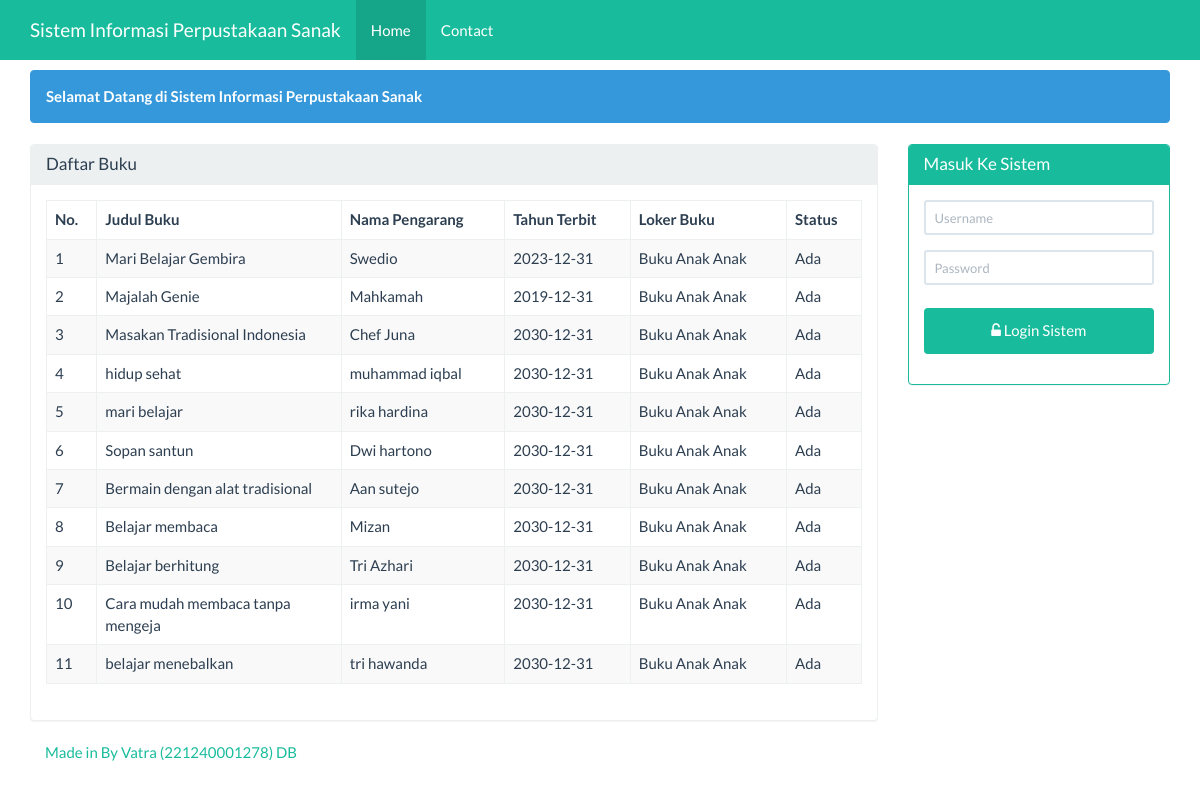
The page / on the database its author committed.
### tables this page shows
CREATE TABLE `buku` (
  `id` int(5) NOT NULL,
  `loker_buku` varchar(25) NOT NULL,
  `no_rak` int(5) NOT NULL,
  `no_laci` int(5) NOT NULL,
  `no_boks` int(5) NOT NULL,
  `judul_buku` varchar(100) NOT NULL,
  `nama_pengarang` varchar(100) NOT NULL,
  `tahun_terbit` date NOT NULL,
  `penerima` varchar(50) NOT NULL,
  `penerbit` varchar(50) NOT NULL,
  `status` varchar(25) NOT NULL,
  `keterangan` varchar(100) NOT NULL
);

### beranda.php (the view, shortened to what this page needs)
<div class="container">
    <div class="row">
        <div class ="col-xs-12">
            <div class="alert alert-info">
                <strong>Selamat Datang di Sistem Informasi Perpustakaan Sanak</strong>
            </div>
        </div>
    </div>
    <div class="row">
        <div class="col-sm-9 col-xs-12">
            <div class="panel panel-default">
                <div class="panel-heading">
                    <h3 class="panel-title">Daftar Buku</h3>
                </div>
                <div class="panel-body">
                     <table id="deskripsi" class="table table-bordered table-striped table-hover">
                        <thead>
                            <tr>
                                <th>No.</th><th width="30%">Judul Buku</th><th>Nama Pengarang</th><th>Tahun Terbit</th><th>Loker Buku</th><th>Status</th>
                            </tr>
                        </thead>
                        <tbody>
                            <?php
                            $sql = "SELECT * FROM buku";
                            $query = mysqli_query($koneksi, $sql) or die("SQL Anda Salah");
                            $nomor = 0;
                            while ($data = mysqli_fetch_array($query)) {
                                $nomor++;
                                ?>
                                <tr>
                                    <td><?= $nomor ?></td>
                                    <td><?= $data['judul_buku'] ?></td>
                                    <td><?= $data['nama_pengarang'] ?></td>
                                    <td><?= $data['tahun_terbit'] ?></td>
                                    <td><?= $data['loker_buku'] ?></td>
                                    <td><?= $data['status'] ?></td>
                                </tr>
                            <?php } ?>
                        </tbody>
                    </table>
                </div>
            </div>
        </div>
        <div class="col-sm-3 col-xs-12">
            <?php if (isset($_SESSION['username'])) { ?>
            <div class="alert alert-info">
                <strong>Welcome <?=$_SESSION['nama']?></strong>
            </div>
            <?php
           } else { ?>
            <div class="panel panel-success">
                <div class="panel-heading">
                    <h3 class="panel-title">Masuk Ke Sistem</h3>
                </div>
                <div class="panel-body">
                    <form class="form-horizontal" action="proses_login.php" method="post">
                        <div class="form-group">
                            <div class="col-sm-12">
                                <input type="text" name="user" class="form-control input-sm"
                                   placeholder="Username" required="" autocomplete="off"/>
                            </div>
                        </div>
                        <div class="form-group">
                            <div class="col-sm-12">
                                <input type="password" name="pwd" class="form-control input-sm"
                                   placeholder="Password" required="" autocomplete="off"/>
                            </div>
                        </div>
                        <div class="form-group">
                            <div class="col-sm-12">
                                <button type="submit" name="login" value="login"
                                        class="btn btn-success btn-block"><span class="fa fa-unlock-alt"></span>
                                    Login Sistem
                                </button>
                            </div>
                    </form>
                </div>
            </div>
        </div>
            <?php } ?>
    </div>
</div>

### index.php (shortened to what this page needs)
<!DOCTYPE html>
<html>
    <head>
        <link href="Assets/css/bootstrap.min.css" rel="stylesheet" type="text/css"/>
        <link href="Assets/css/dataTables.bootstrap.min.css" rel="stylesheet" type="text/css"/>
        <link href="Assets/font-awesome-4.5.0/css/font-awesome.min.css" rel="stylesheet" type="text/css"/>
    </head>
    <body>
        <?php
        require 'menu.php';
        ?>
        <?php
        require 'content.php';
        ?>
        <?php
        require 'footer.php';
        ?>
    </body>
    </html>

### menu.php (shortened to what this page needs)
<nav class="navbar navbar-inverse navbar-fixed-top">
    <div class="container">
        <div class="navbar-header">
            <a class="navbar-brand" href="?page=utama">Sistem Informasi Perpustakaan Sanak</a>
        </div>
        <div id="navbar" class="navbar-collapse collapse">
            <ul class="nav navbar-nav">
                <li class="active"><a href="#">Home</a></li>
                <li><a href="?page=kontak&actions=tampil">Contact</a></li>
            </ul>
        </div>
    </div>
</nav>

### content.php (shortened to what this page needs)
<?php
@$page=$_GET['page'];
if(empty ($page)){
    require 'beranda.php';
}

### footer.php
<div class="container">
    <div class="row">
        <div class="col-xs-12">
            <a href="#">Made in</a>
            <a href="#">By</a>
            <a href="#">Vatra</a>
            <a href="#">(221240001278)</a>
            <a href="#">DB</a>
        </div>
    </div>
</div>

### index.php (style rules this page uses)
body { margin-top:70px; }
button { background-color: #4CAF50; color: white; padding: 14px 20px; margin: 8px 0; border: none; cursor: pointer; width: 100%; }

### rows shown on the page
buku: judul_buku "Mari Belajar Gembira", nama_pengarang "Swedio", tahun_terbit "2023-12-31", loker_buku "Buku Anak Anak", status "Ada"
buku: judul_buku "Majalah Genie", nama_pengarang "Mahkamah", tahun_terbit "2019-12-31", loker_buku "Buku Anak Anak", status "Ada"
buku: judul_buku "Masakan Tradisional Indonesia", nama_pengarang "Chef Juna", tahun_terbit "2030-12-31", loker_buku "Buku Anak Anak", status "Ada"
buku: judul_buku "hidup sehat", nama_pengarang "muhammad iqbal", tahun_terbit "2030-12-31", loker_buku "Buku Anak Anak", status "Ada"
buku: judul_buku "mari belajar", nama_pengarang "rika hardina", tahun_terbit "2030-12-31", loker_buku "Buku Anak Anak", status "Ada"
buku: judul_buku "Sopan santun", nama_pengarang "Dwi hartono", tahun_terbit "2030-12-31", loker_buku "Buku Anak Anak", status "Ada"
buku: judul_buku "Bermain dengan alat tradisional", nama_pengarang "Aan sutejo", tahun_terbit "2030-12-31", loker_buku "Buku Anak Anak", status "Ada"
buku: judul_buku "Belajar membaca", nama_pengarang "Mizan", tahun_terbit "2030-12-31", loker_buku "Buku Anak Anak", status "Ada"
buku: judul_buku "Belajar berhitung", nama_pengarang "Tri Azhari", tahun_terbit "2030-12-31", loker_buku "Buku Anak Anak", status "Ada"
buku: judul_buku "Cara mudah membaca tanpa mengeja", nama_pengarang "irma yani", tahun_terbit "2030-12-31", loker_buku "Buku Anak Anak", status "Ada"
buku: judul_buku "belajar menebalkan", nama_pengarang "tri hawanda", tahun_terbit "2030-12-31", loker_buku "Buku Anak Anak", status "Ada"
